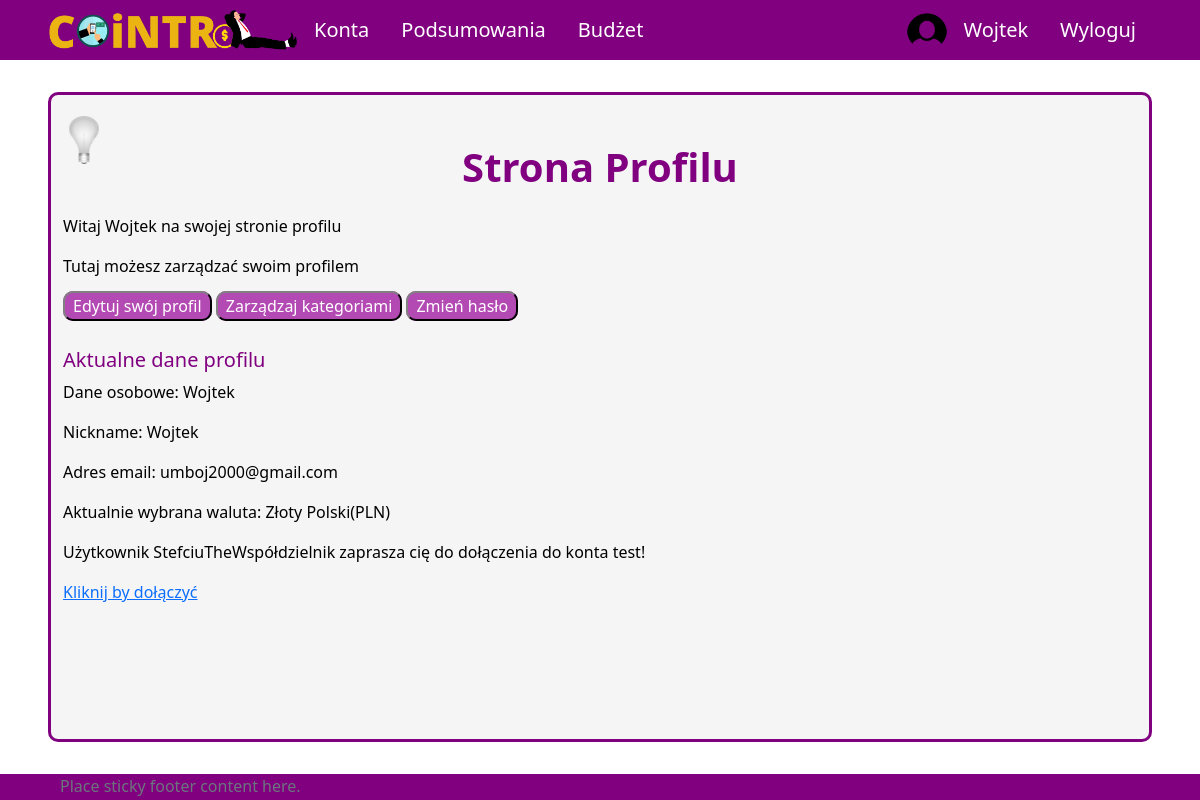
/profile (signed in), run on an earlier commit of the app's database.
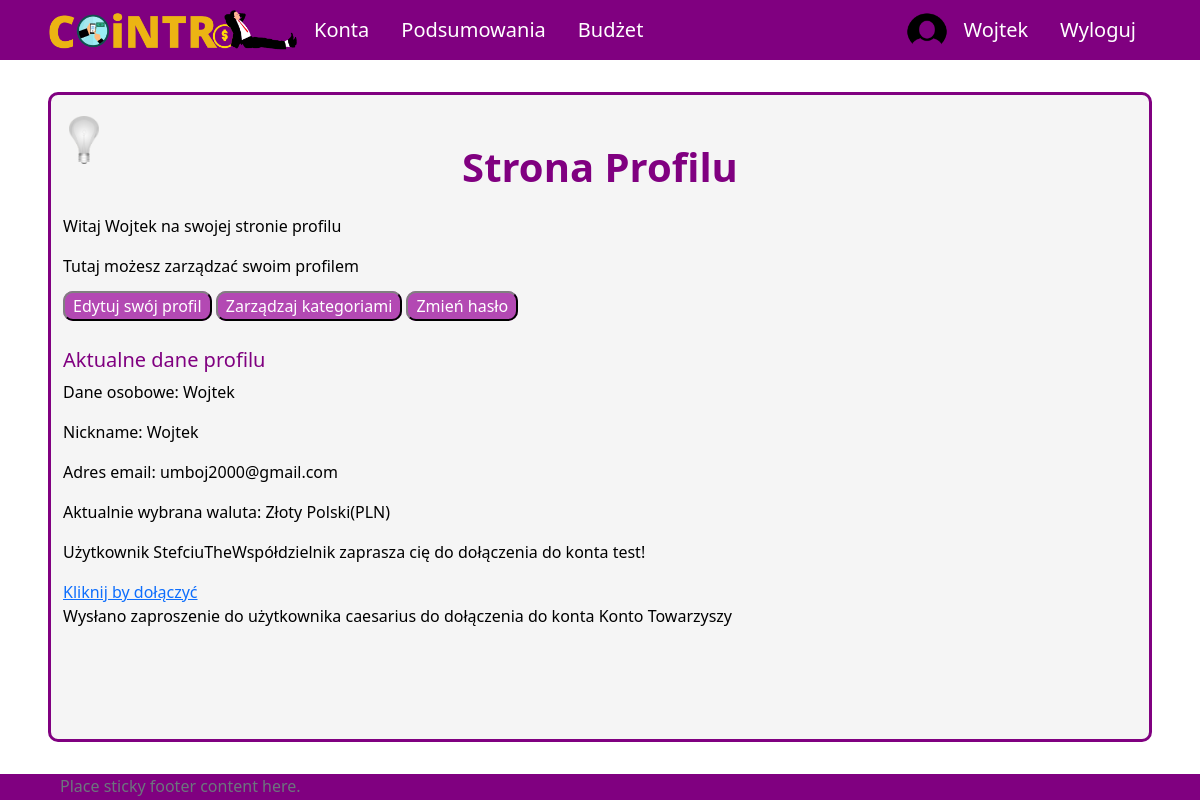
And on a later commit of the database.
### aplication/models.py (models this page shows, shortened)
class Invitation(models.Model):
    userFrom = models.ForeignKey(Profile, related_name='from+', on_delete=models.CASCADE)
    userTo = models.ForeignKey(Profile, related_name='to+', on_delete=models.CASCADE)
    access_level = models.IntegerField(default=0)
    id_account = models.ForeignKey(Account, on_delete=models.SET_NULL, null=True)
    id = models.UUIDField(default=uuid.uuid4, unique=True, primary_key=True, editable=False)

class Account(models.Model):
    owner = models.ForeignKey(Profile, null=True, blank=True, on_delete=models.CASCADE)
    name = models.CharField(max_length=30)
    currency = models.ForeignKey(Currency, on_delete=models.SET_NULL, null=True)
    is_shared = models.BooleanField(default=False)
    description = models.CharField(max_length=100, null=True, blank=True)
    id = models.UUIDField(default=uuid.uuid4, unique=True, primary_key=True, editable=False)
    def __str__(self):
        return self.name

### UsersApp/models.py (models this page shows)
class Profile(models.Model):
    user = models.OneToOneField(User, on_delete=models.CASCADE, null=True, blank=True)
    name = models.CharField(max_length=200, blank=True, null=True)
    email = models.EmailField(max_length=400, null=True, blank=True)
    username = models.CharField(max_length=200, blank=True, null=True)
    currency = models.ForeignKey('Currency', on_delete=models.SET_NULL, null=True)
    image = models.ImageField(null=True, blank=True)
    created = models.DateTimeField(auto_now_add=True)
    id = models.UUIDField(default=uuid.uuid4, unique=True,
                            primary_key=True, editable=False)
    def __str__(self):
        return str(self.username)

### UsersApp/views/user_views.py (the view)
# urls.py: path('profile', views.profile, name='profile'),
@login_required(login_url='login')
def profile(request):
    profile = request.user.profile
    context = {'profile': profile, 'mes': Invitation.objects.filter(Q(userTo=profile) | Q(userFrom=profile))}
    return render(request, 'application/profile.html', context)

### UsersApp/models.py (called while the page is built)
    def __str__(self):
        return f'{self.name}({self.access_name})'

### templates/application/profile.html (shortened to what this page needs)
{% extends 'application/base.html' %}
{% block content %}
    <div class="title">
        <h1>Strona Profilu</h1>
    </div>
    <div class="content">
        <p>Witaj {{ user.username }} na swojej stronie profilu</p>
        <p>Tutaj możesz zarządzać swoim profilem</p>
        <a class="button" href="{% url 'edit-profile' %}">Edytuj swój profil</a>
        <a class="button" href="{% url 'all-categories' %}">Zarządzaj kategoriami</a>
        <a class="button" href="{% url 'change-password' %}">Zmień hasło</a>
        <h5>Aktualne dane profilu</h5>
        <p>Dane osobowe: {{profile.name}}</p>
        <p>Nickname: {{profile.username}}</p>
        <p>Adres email: {{profile.email}}</p>
        <p>Aktualnie wybrana waluta: {{profile.currency}}</p>
        {% for m in mes %}
            {% if profile == m.userTo %}
                <p>Użytkownik {{ m.userFrom }} zaprasza cię do dołączenia do konta {{ m.id_account }}!</p>
                <a href="{% url 'joinAccount' m.id %}">Kliknij by dołączyć</a>
            {% elif profile == m.userFrom %}
                <p>Wysłano zaproszenie do użytkownika {{ m.userTo }} do dołączenia do konta {{ m.id_account }}</p>
            {% endif %}
        {% endfor %}
    </div>
{% endblock  %}

What changed in the data, as far as the page shows it:
added Invitation: userTo "caesarius", id_account "Konto Towarzyszy"
